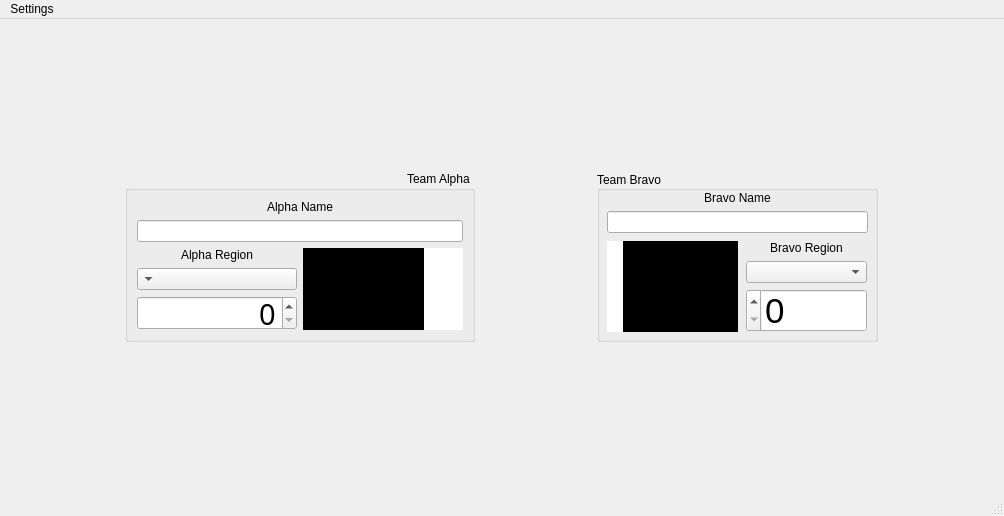
<?xml version="1.0" encoding="UTF-8"?>
<ui version="4.0">
 <class>MainWindow</class>
 <widget class="QMainWindow" name="MainWindow">
  <property name="geometry">
   <rect>
    <x>0</x>
    <y>0</y>
    <width>1004</width>
    <height>516</height>
   </rect>
  </property>
  <property name="sizePolicy">
   <sizepolicy hsizetype="MinimumExpanding" vsizetype="MinimumExpanding">
    <horstretch>0</horstretch>
    <verstretch>0</verstretch>
   </sizepolicy>
  </property>
  <property name="windowTitle">
   <string>MainWindow</string>
  </property>
  <widget class="QWidget" name="centralwidget">
   <layout class="QVBoxLayout" name="verticalLayout_2">
    <item>
     <layout class="QHBoxLayout" name="horizontalLayout_11" stretch="1,1">
      <item>
       <widget class="QGroupBox" name="TeamAlphaGroupBox_2">
        <property name="sizePolicy">
         <sizepolicy hsizetype="MinimumExpanding" vsizetype="MinimumExpanding">
          <horstretch>0</horstretch>
          <verstretch>0</verstretch>
         </sizepolicy>
        </property>
        <property name="minimumSize">
         <size>
          <width>280</width>
          <height>171</height>
         </size>
        </property>
        <property name="maximumSize">
         <size>
          <width>350</width>
          <height>171</height>
         </size>
        </property>
        <property name="layoutDirection">
         <enum>Qt::RightToLeft</enum>
        </property>
        <property name="title">
         <string>Team Alpha</string>
        </property>
        <layout class="QVBoxLayout" name="verticalLayout">
         <item>
          <layout class="QVBoxLayout" name="verticalLayout_11">
           <property name="sizeConstraint">
            <enum>QLayout::SetMaximumSize</enum>
           </property>
           <item>
            <widget class="QLabel" name="Team1NameLabel_2">
             <property name="sizePolicy">
              <sizepolicy hsizetype="MinimumExpanding" vsizetype="MinimumExpanding">
               <horstretch>0</horstretch>
               <verstretch>0</verstretch>
              </sizepolicy>
             </property>
             <property name="minimumSize">
              <size>
               <width>100</width>
               <height>0</height>
              </size>
             </property>
             <property name="text">
              <string>Alpha Name</string>
             </property>
             <property name="alignment">
              <set>Qt::AlignCenter</set>
             </property>
            </widget>
           </item>
           <item>
            <widget class="QLineEdit" name="Team1NameEdit_2">
             <property name="sizePolicy">
              <sizepolicy hsizetype="MinimumExpanding" vsizetype="MinimumExpanding">
               <horstretch>0</horstretch>
               <verstretch>0</verstretch>
              </sizepolicy>
             </property>
             <property name="minimumSize">
              <size>
               <width>200</width>
               <height>0</height>
              </size>
             </property>
            </widget>
           </item>
           <item>
            <layout class="QHBoxLayout" name="horizontalLayout_2" stretch="0,0">
             <item>
              <layout class="QHBoxLayout" name="horizontalLayout_3" stretch="1,10">
               <property name="spacing">
                <number>0</number>
               </property>
               <property name="rightMargin">
                <number>0</number>
               </property>
               <item>
                <widget class="QLabel" name="Team1Color_2">
                 <property name="sizePolicy">
                  <sizepolicy hsizetype="Minimum" vsizetype="MinimumExpanding">
                   <horstretch>0</horstretch>
                   <verstretch>0</verstretch>
                  </sizepolicy>
                 </property>
                 <property name="minimumSize">
                  <size>
                   <width>16</width>
                   <height>0</height>
                  </size>
                 </property>
                 <property name="maximumSize">
                  <size>
                   <width>16777215</width>
                   <height>102</height>
                  </size>
                 </property>
                 <property name="layoutDirection">
                  <enum>Qt::RightToLeft</enum>
                 </property>
                 <property name="styleSheet">
                  <string notr="true">background-color: rgb(255, 255, 255);</string>
                 </property>
                 <property name="text">
                  <string/>
                 </property>
                 <property name="alignment">
                  <set>Qt::AlignLeading|Qt::AlignLeft|Qt::AlignVCenter</set>
                 </property>
                 <property name="wordWrap">
                  <bool>false</bool>
                 </property>
                 <property name="indent">
                  <number>-1</number>
                 </property>
                </widget>
               </item>
               <item>
                <widget class="QLabel" name="Team1Logo_2">
                 <property name="sizePolicy">
                  <sizepolicy hsizetype="Minimum" vsizetype="MinimumExpanding">
                   <horstretch>0</horstretch>
                   <verstretch>0</verstretch>
                  </sizepolicy>
                 </property>
                 <property name="minimumSize">
                  <size>
                   <width>80</width>
                   <height>0</height>
                  </size>
                 </property>
                 <property name="maximumSize">
                  <size>
                   <width>121</width>
                   <height>102</height>
                  </size>
                 </property>
                 <property name="baseSize">
                  <size>
                   <width>91</width>
                   <height>91</height>
                  </size>
                 </property>
                 <property name="layoutDirection">
                  <enum>Qt::LeftToRight</enum>
                 </property>
                 <property name="styleSheet">
                  <string notr="true">background-color: rgb(0, 0, 0);</string>
                 </property>
                 <property name="text">
                  <string>Team Logo</string>
                 </property>
                 <property name="scaledContents">
                  <bool>false</bool>
                 </property>
                 <property name="alignment">
                  <set>Qt::AlignCenter</set>
                 </property>
                </widget>
               </item>
              </layout>
             </item>
             <item>
              <layout class="QVBoxLayout" name="verticalLayout_8" stretch="2,2,0,1">
               <property name="sizeConstraint">
                <enum>QLayout::SetMinimumSize</enum>
               </property>
               <item>
                <widget class="QLabel" name="Team1RegionLabel_2">
                 <property name="sizePolicy">
                  <sizepolicy hsizetype="MinimumExpanding" vsizetype="MinimumExpanding">
                   <horstretch>0</horstretch>
                   <verstretch>0</verstretch>
                  </sizepolicy>
                 </property>
                 <property name="minimumSize">
                  <size>
                   <width>80</width>
                   <height>0</height>
                  </size>
                 </property>
                 <property name="text">
                  <string>Alpha Region</string>
                 </property>
                 <property name="alignment">
                  <set>Qt::AlignCenter</set>
                 </property>
                </widget>
               </item>
               <item>
                <widget class="QComboBox" name="Team1RegionCombo_2">
                 <property name="sizePolicy">
                  <sizepolicy hsizetype="MinimumExpanding" vsizetype="MinimumExpanding">
                   <horstretch>0</horstretch>
                   <verstretch>0</verstretch>
                  </sizepolicy>
                 </property>
                 <property name="minimumSize">
                  <size>
                   <width>100</width>
                   <height>0</height>
                  </size>
                 </property>
                </widget>
               </item>
               <item>
                <spacer name="verticalSpacer">
                 <property name="orientation">
                  <enum>Qt::Vertical</enum>
                 </property>
                 <property name="sizeHint" stdset="0">
                  <size>
                   <width>20</width>
                   <height>40</height>
                  </size>
                 </property>
                </spacer>
               </item>
               <item>
                <widget class="QSpinBox" name="Team1Score_2">
                 <property name="sizePolicy">
                  <sizepolicy hsizetype="MinimumExpanding" vsizetype="MinimumExpanding">
                   <horstretch>0</horstretch>
                   <verstretch>0</verstretch>
                  </sizepolicy>
                 </property>
                 <property name="minimumSize">
                  <size>
                   <width>40</width>
                   <height>0</height>
                  </size>
                 </property>
                 <property name="font">
                  <font>
                   <family>Splatoon2</family>
                   <pointsize>22</pointsize>
                  </font>
                 </property>
                 <property name="layoutDirection">
                  <enum>Qt::LeftToRight</enum>
                 </property>
                 <property name="alignment">
                  <set>Qt::AlignRight|Qt::AlignTrailing|Qt::AlignVCenter</set>
                 </property>
                 <property name="maximum">
                  <number>9999</number>
                 </property>
                </widget>
               </item>
              </layout>
             </item>
            </layout>
           </item>
          </layout>
         </item>
        </layout>
       </widget>
      </item>
      <item>
       <widget class="QGroupBox" name="TeamBetaGroupBox_2">
        <property name="sizePolicy">
         <sizepolicy hsizetype="MinimumExpanding" vsizetype="MinimumExpanding">
          <horstretch>0</horstretch>
          <verstretch>0</verstretch>
         </sizepolicy>
        </property>
        <property name="minimumSize">
         <size>
          <width>220</width>
          <height>0</height>
         </size>
        </property>
        <property name="maximumSize">
         <size>
          <width>281</width>
          <height>171</height>
         </size>
        </property>
        <property name="statusTip">
         <string/>
        </property>
        <property name="layoutDirection">
         <enum>Qt::LeftToRight</enum>
        </property>
        <property name="title">
         <string>Team Bravo</string>
        </property>
        <property name="alignment">
         <set>Qt::AlignLeading|Qt::AlignLeft|Qt::AlignVCenter</set>
        </property>
        <widget class="QLabel" name="Team2Logo_2">
         <property name="geometry">
          <rect>
           <x>20</x>
           <y>70</y>
           <width>121</width>
           <height>91</height>
          </rect>
         </property>
         <property name="sizePolicy">
          <sizepolicy hsizetype="MinimumExpanding" vsizetype="MinimumExpanding">
           <horstretch>0</horstretch>
           <verstretch>0</verstretch>
          </sizepolicy>
         </property>
         <property name="minimumSize">
          <size>
           <width>80</width>
           <height>0</height>
          </size>
         </property>
         <property name="layoutDirection">
          <enum>Qt::LeftToRight</enum>
         </property>
         <property name="styleSheet">
          <string notr="true">background-color: rgb(0, 0, 0);</string>
         </property>
         <property name="text">
          <string>Team Logo</string>
         </property>
         <property name="alignment">
          <set>Qt::AlignCenter</set>
         </property>
        </widget>
        <widget class="QWidget" name="layoutWidget_16">
         <property name="geometry">
          <rect>
           <x>10</x>
           <y>20</y>
           <width>261</width>
           <height>41</height>
          </rect>
         </property>
         <layout class="QVBoxLayout" name="verticalLayout_12">
          <property name="sizeConstraint">
           <enum>QLayout::SetMinimumSize</enum>
          </property>
          <item>
           <widget class="QLabel" name="Team2NameLabel_2">
            <property name="sizePolicy">
             <sizepolicy hsizetype="MinimumExpanding" vsizetype="MinimumExpanding">
              <horstretch>0</horstretch>
              <verstretch>0</verstretch>
             </sizepolicy>
            </property>
            <property name="minimumSize">
             <size>
              <width>100</width>
              <height>0</height>
             </size>
            </property>
            <property name="text">
             <string>Bravo Name</string>
            </property>
            <property name="alignment">
             <set>Qt::AlignCenter</set>
            </property>
           </widget>
          </item>
          <item>
           <widget class="QLineEdit" name="Team2NameEdit_2">
            <property name="sizePolicy">
             <sizepolicy hsizetype="MinimumExpanding" vsizetype="MinimumExpanding">
              <horstretch>0</horstretch>
              <verstretch>0</verstretch>
             </sizepolicy>
            </property>
            <property name="minimumSize">
             <size>
              <width>200</width>
              <height>0</height>
             </size>
            </property>
           </widget>
          </item>
         </layout>
        </widget>
        <widget class="QLabel" name="Team2Color_2">
         <property name="geometry">
          <rect>
           <x>10</x>
           <y>70</y>
           <width>16</width>
           <height>91</height>
          </rect>
         </property>
         <property name="sizePolicy">
          <sizepolicy hsizetype="MinimumExpanding" vsizetype="MinimumExpanding">
           <horstretch>0</horstretch>
           <verstretch>0</verstretch>
          </sizepolicy>
         </property>
         <property name="minimumSize">
          <size>
           <width>16</width>
           <height>0</height>
          </size>
         </property>
         <property name="layoutDirection">
          <enum>Qt::LeftToRight</enum>
         </property>
         <property name="styleSheet">
          <string notr="true">background-color: rgb(255, 255, 255);</string>
         </property>
         <property name="text">
          <string/>
         </property>
         <property name="alignment">
          <set>Qt::AlignCenter</set>
         </property>
        </widget>
        <widget class="QWidget" name="verticalLayoutWidget_2">
         <property name="geometry">
          <rect>
           <x>149</x>
           <y>70</y>
           <width>121</width>
           <height>91</height>
          </rect>
         </property>
         <layout class="QVBoxLayout" name="verticalLayout_3">
          <item>
           <widget class="QLabel" name="Team2RegionLabel_2">
            <property name="sizePolicy">
             <sizepolicy hsizetype="MinimumExpanding" vsizetype="MinimumExpanding">
              <horstretch>0</horstretch>
              <verstretch>0</verstretch>
             </sizepolicy>
            </property>
            <property name="minimumSize">
             <size>
              <width>80</width>
              <height>0</height>
             </size>
            </property>
            <property name="text">
             <string>Bravo Region</string>
            </property>
            <property name="alignment">
             <set>Qt::AlignCenter</set>
            </property>
           </widget>
          </item>
          <item>
           <widget class="QComboBox" name="Team2RegionCombo_2">
            <property name="sizePolicy">
             <sizepolicy hsizetype="MinimumExpanding" vsizetype="MinimumExpanding">
              <horstretch>0</horstretch>
              <verstretch>0</verstretch>
             </sizepolicy>
            </property>
            <property name="minimumSize">
             <size>
              <width>100</width>
              <height>0</height>
             </size>
            </property>
            <property name="maximumSize">
             <size>
              <width>130</width>
              <height>16777215</height>
             </size>
            </property>
            <property name="layoutDirection">
             <enum>Qt::LeftToRight</enum>
            </property>
           </widget>
          </item>
          <item>
           <spacer name="verticalSpacer_2">
            <property name="orientation">
             <enum>Qt::Vertical</enum>
            </property>
            <property name="sizeHint" stdset="0">
             <size>
              <width>20</width>
              <height>40</height>
             </size>
            </property>
           </spacer>
          </item>
          <item>
           <widget class="QSpinBox" name="Team2Score_2">
            <property name="sizePolicy">
             <sizepolicy hsizetype="MinimumExpanding" vsizetype="MinimumExpanding">
              <horstretch>0</horstretch>
              <verstretch>0</verstretch>
             </sizepolicy>
            </property>
            <property name="minimumSize">
             <size>
              <width>40</width>
              <height>0</height>
             </size>
            </property>
            <property name="font">
             <font>
              <pointsize>26</pointsize>
             </font>
            </property>
            <property name="layoutDirection">
             <enum>Qt::RightToLeft</enum>
            </property>
            <property name="wrapping">
             <bool>false</bool>
            </property>
            <property name="alignment">
             <set>Qt::AlignLeading|Qt::AlignLeft|Qt::AlignVCenter</set>
            </property>
            <property name="maximum">
             <number>9999</number>
            </property>
           </widget>
          </item>
         </layout>
        </widget>
       </widget>
      </item>
     </layout>
    </item>
   </layout>
  </widget>
  <widget class="QMenuBar" name="menubar">
   <property name="geometry">
    <rect>
     <x>0</x>
     <y>0</y>
     <width>1004</width>
     <height>21</height>
    </rect>
   </property>
   <widget class="QMenu" name="menuTest">
    <property name="title">
     <string>Settings</string>
    </property>
    <widget class="QMenu" name="menuShow">
     <property name="title">
      <string>Show</string>
     </property>
     <addaction name="actionSet"/>
     <addaction name="actionInfoAndCasters"/>
     <addaction name="actionRound"/>
     <addaction name="actionTeams"/>
    </widget>
    <addaction name="actionSet_Directories"/>
    <addaction name="actionUpdate_Options"/>
    <addaction name="menuShow"/>
   </widget>
   <addaction name="menuTest"/>
  </widget>
  <widget class="QStatusBar" name="statusbar">
   <property name="enabled">
    <bool>true</bool>
   </property>
  </widget>
  <action name="actionSet_Directories">
   <property name="text">
    <string>Set Directories</string>
   </property>
  </action>
  <action name="actionUpdate_Options">
   <property name="text">
    <string>Update Options</string>
   </property>
  </action>
  <action name="actionSet">
   <property name="checkable">
    <bool>true</bool>
   </property>
   <property name="text">
    <string>Set</string>
   </property>
   <property name="toolTip">
    <string>Show or hide set section</string>
   </property>
  </action>
  <action name="actionRound">
   <property name="checkable">
    <bool>true</bool>
   </property>
   <property name="text">
    <string>Round</string>
   </property>
   <property name="toolTip">
    <string>Show or hide Round section</string>
   </property>
  </action>
  <action name="actionTeams">
   <property name="checkable">
    <bool>true</bool>
   </property>
   <property name="text">
    <string>Teams</string>
   </property>
   <property name="toolTip">
    <string>Show or hide teams section</string>
   </property>
  </action>
  <action name="actionInfoAndCasters">
   <property name="checkable">
    <bool>true</bool>
   </property>
   <property name="text">
    <string>Info and Casters</string>
   </property>
   <property name="toolTip">
    <string>Show or hide info and casters sections</string>
   </property>
  </action>
  <action name="actionShow_Weapons">
   <property name="checkable">
    <bool>true</bool>
   </property>
   <property name="text">
    <string>Show Weapons</string>
   </property>
  </action>
 </widget>
 <resources/>
 <connections/>
</ui>
